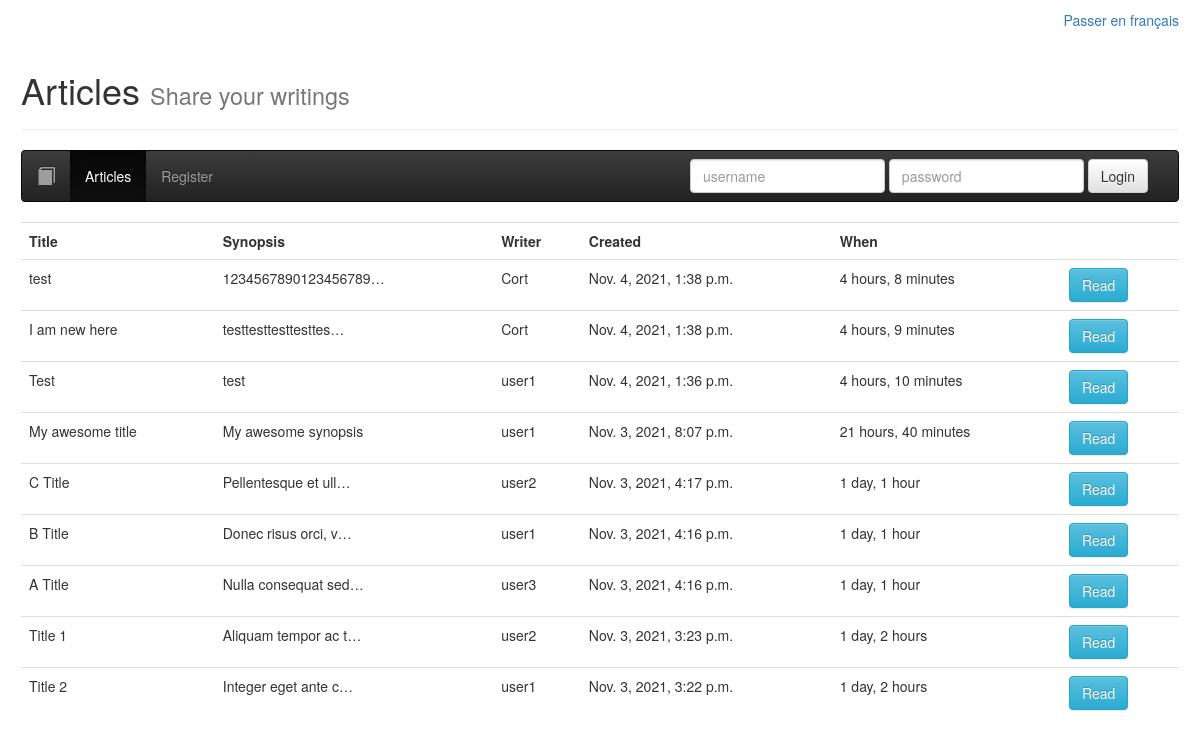
The page /articles/ on the database as committed earlier.
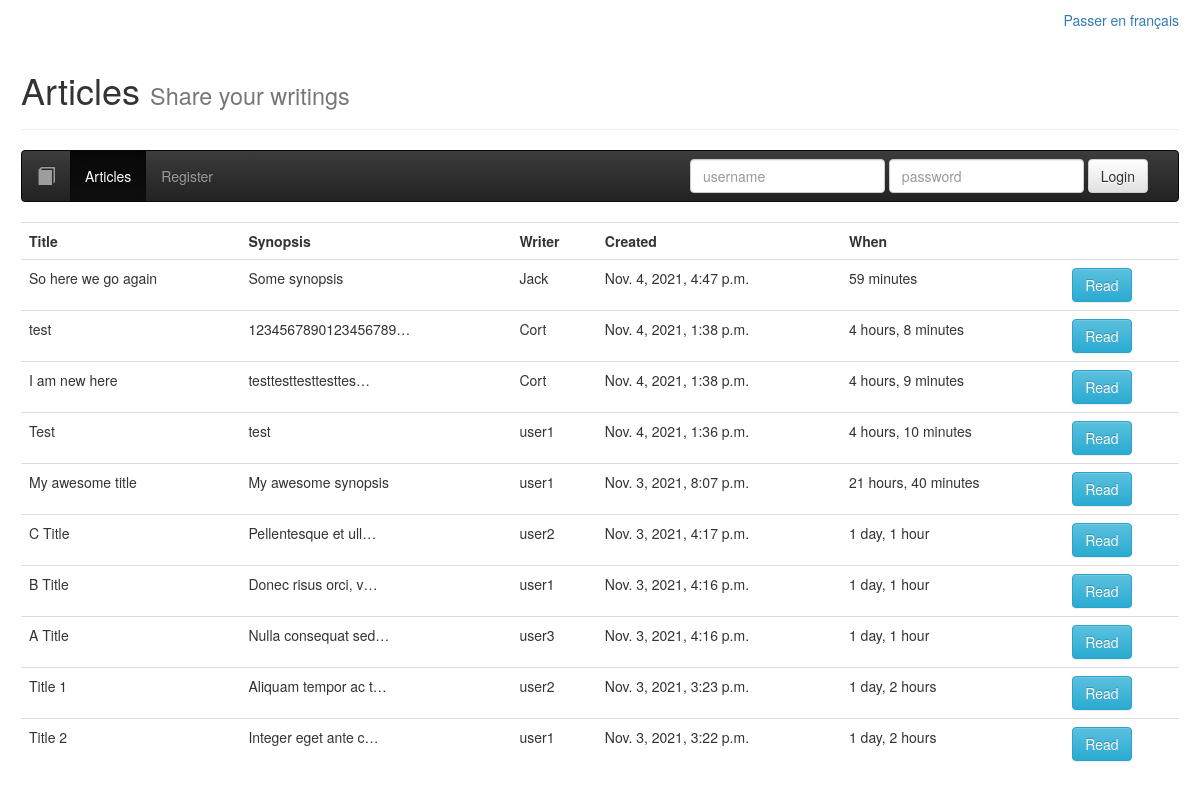
The same page on the database as committed later.
### ex/models.py (models this page shows, shortened)
class Article(models.Model):
	title = models.CharField(max_length=64, null=False)
	author = models.ForeignKey(User, on_delete=models.CASCADE, null=False)
	created = models.DateTimeField(auto_now_add=True, null=False)
	synopsis = models.CharField(max_length=312, null=False)
	content = models.TextField(null=False)

### ex/views.py (the view)
# urls.py: path('articles/', Articles.as_view(), name='articles'),
class Articles(ListView):
	model = Article
	extra_context = {
		"login_form": PrettyAuthenticationForm(),
		"current_page": "articles",
	}

### ex/forms.py
class PrettyAuthenticationForm(AuthenticationForm):
	username = forms.CharField(widget=forms.TextInput(attrs={
		'class': 'form-control',
		'placeholder': "username",
		'aria-label': "username",
	}), label='')
	password = forms.CharField(widget=forms.PasswordInput(attrs={
		'class': 'form-control',
		'placeholder': "password",
		'aria-label': "password",
	}), label='')

### ex/templates/ex/article_list.html (shortened to what this page needs)
{% extends 'ex/base.html' %}
{% block body %}
{% include 'ex/nav.html' %}
<table class="table">
	<tr>
		<th>Title</th>
		<th>Synopsis</th>
		<th>Writer</th>
		<th>Created</th>
		<th>When</th>
		<th></th>
	</tr>
	{% for article in object_list|dictsortreversed:"created" %}
	<tr>
		<td>{{ article.title }}</td>
		<td>{{ article.synopsis|truncatechars:20 }}</td>
		<td>{{ article.author }}</td>
		<td>{{ article.created }}</td>
		<td>{{ article.created|timesince }}</td>
		<td><a class="btn btn-info" href="{% url 'detail' article.pk %}">Read</a></td>
	</tr>
	{% endfor %}
</table>
{% endblock %}

Rows that differ between the two databases and show on the page:
added Article: title "So here we go again", synopsis "Some synopsis", author "Jack", created "Nov. 4, 2021, 4:47 p.m.", created "59 minutes"
